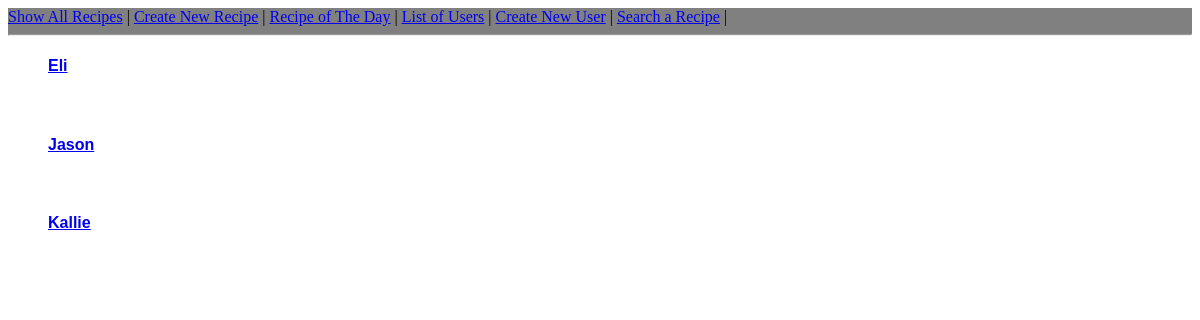
Page /cooking_forum/list on the earlier database version.
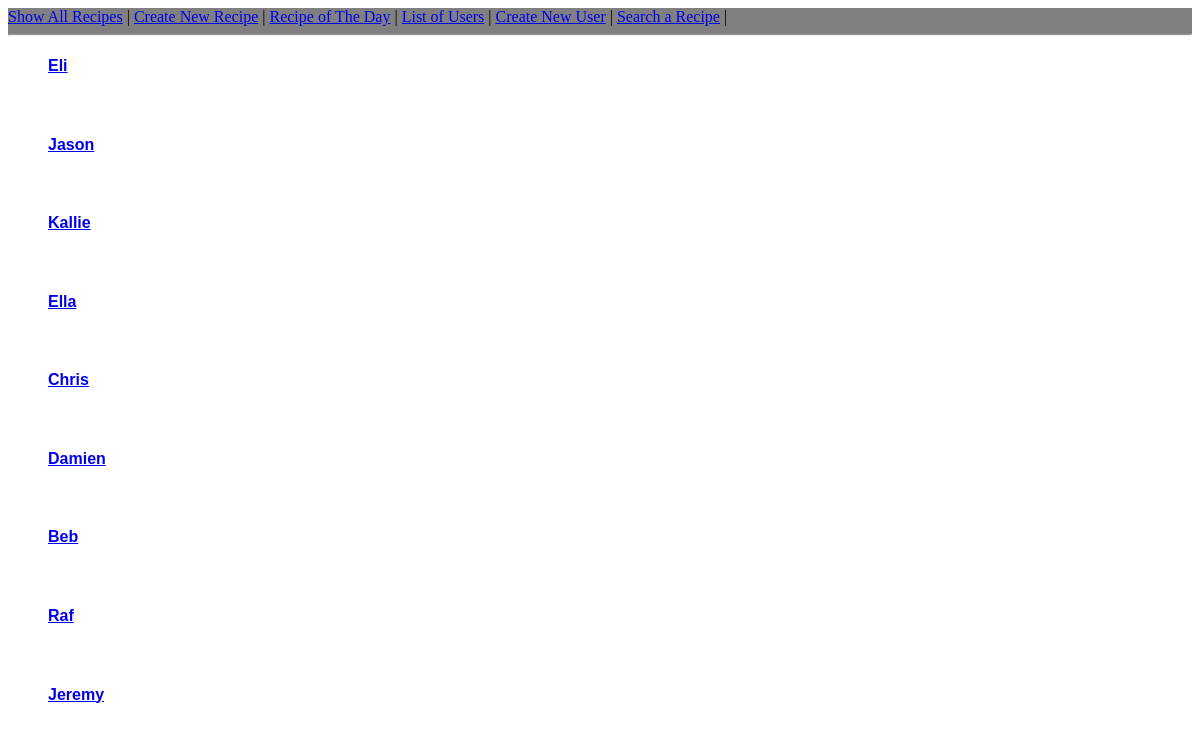
Same page on the later database version.
### cooking_forum/models.py (models this page shows, shortened)
class Person(models.Model):
    name = models.TextField(blank=True)
    def __str__(self):
        return self.name

### cooking_forum/views.py (the view)
# urls.py: path('list', UserPageView.as_view(), name='person_list'),
class UserPageView(ListView):
    model = Person
    template_name = "cooking_forum/person_list.html"
    context_object_name = "persons"

### cooking_forum/templates/cooking_forum/person_list.html
{% extends 'cooking_forum/base.html' %}
{% block content %}
{% for person in persons %}
<ul>
<h4 style="font-family:Arial, Helvetica, sans-serif;"><a href="{% url 'person' person.pk %}">{{person}}</a></h4><br>
</ul>
{% endfor %}
{% endblock %}

### cooking_forum/templates/cooking_forum/base.html (shortened to what this page needs)
<html>
    <head>
    </head>
    <header>
        <div style="background-color:gray">
            <a href="{% url 'all_recipes' %}">Show All Recipes</a> |
            <a href="{% url 'create_recipe' %}">Create New Recipe</a> |
            <a href="{% url 'random' %}">Recipe of The Day</a> |
            <a href="{% url 'person_list' %}">List of Users</a> |
            <a href="{% url 'create_user' %}">Create New User</a> |
            <a href="{% url 'search' %}">Search a Recipe</a> |
            <hr>
        </div>
    </header>
    <body>
    {% block content %}
    {% endblock %}
    </body>
</html>

Differences in the rows shown:
added Person: name "Ella"
added Person: name "Chris"
added Person: name "Damien"
added Person: name "Beb"
added Person: name "Raf"
added Person: name "Jeremy"
